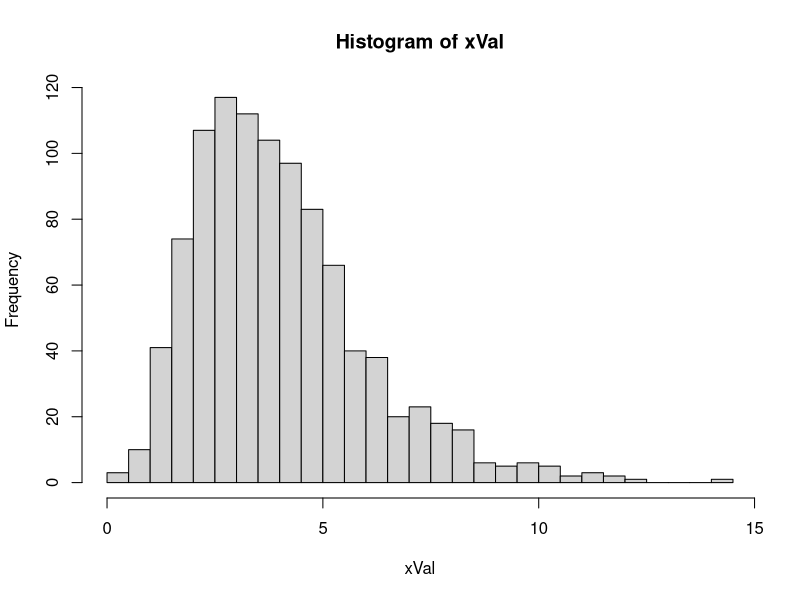

This figure's R source:
## Gamma distribution with Lambda = 4, Alpha = 1


# Sample the samples
nSamples <- 1000
lambda = 4
alpha = 1
xVal <- rgamma(nSamples, lambda, alpha)

# Make a histogram
png("gamma_hist.png", height = 800, width = 600)
hist(xVal, breaks=20)

# Calculate characteristics
xA1 <- mean(xVal) # mean
xM2 <- mean((xVal - xA1)^2) # biased sample variance
xS2 <- nSamples * xM2 / (nSamples - 1) # unbiased sample variance
xSigma <- sd(xVal) # standard deviation (sqrt(m2))
xSem <- xSigma / sqrt(nSamples) # error of mean
xMed <- median(xVal) # median
xMax <- max(xVal) # max value
xMin <- min(xVal) # min value
xQuant <- quantile(xVal) # quantiles
xIqr <- IQR(xVal) # interquartile range
xM3 <- mean((xVal - xA1)^3) # third central moment
xGamma1 <- xM3 / xSigma^3 # skewness
xM4 <- mean((xVal - xA1)^4) # forth central moment
xGamma2 <- xM4 / xSigma^4 # kurtosis
